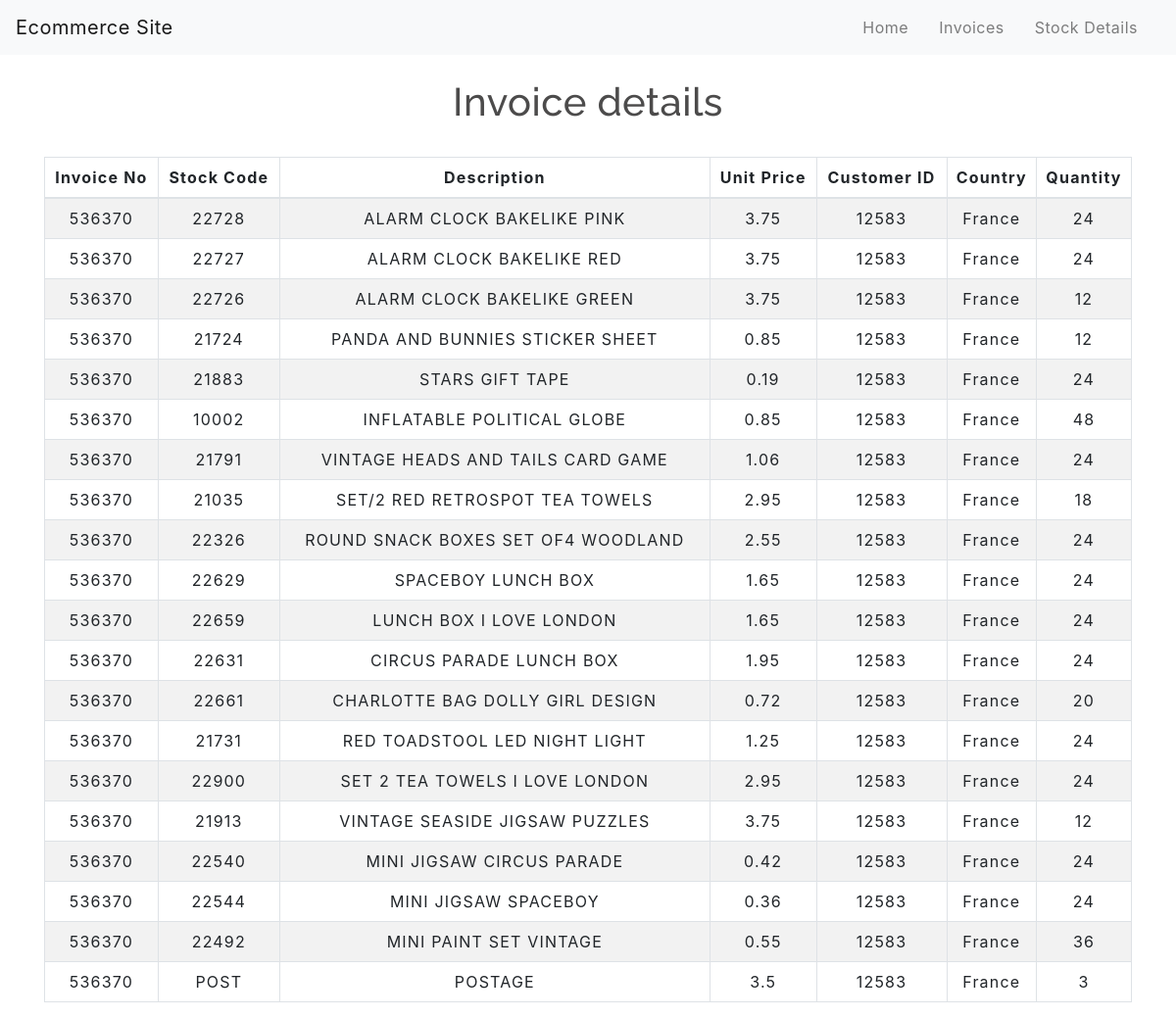
Screenshot of /query6.php?InvoiceNo=536370 with the database file from the repository.
### tables this page shows
CREATE TABLE `Orders` (
  `InvoiceNo` varchar(10) DEFAULT NULL,
  `StockCode` varchar(10) DEFAULT NULL,
  `Quantity` int(5) DEFAULT NULL,
  KEY `InvoiceNo` (`InvoiceNo`),
  KEY `StockCode` (`StockCode`),
  CONSTRAINT `Orders_ibfk_1` FOREIGN KEY (`InvoiceNo`) REFERENCES `Invoice` (`InvoiceNo`)
);

CREATE TABLE `Stock` (
  `StockCode` varchar(10) NOT NULL,
  `Description` varchar(50) DEFAULT NULL,
  `UnitPrice` float DEFAULT NULL,
  PRIMARY KEY (`StockCode`)
);

CREATE TABLE `Invoice` (
  `InvoiceNo` varchar(10) NOT NULL,
  `InvoiceDate` date DEFAULT NULL,
  `CustomerID` int(8) DEFAULT NULL,
  `Country` varchar(25) DEFAULT NULL,
  PRIMARY KEY (`InvoiceNo`)
);

### query6.php (the view, shortened to what this page needs)
<!DOCTYPE html>
<html lang="en">
<head>
    <link rel="stylesheet" href="https://maxcdn.bootstrapcdn.com/bootstrap/4.0.0/css/bootstrap.min.css">
    <link rel="stylesheet" type="text/css" href="css/table.css">
    <link rel="stylesheet" type="text/css" href="css/navbar.css">
</head>
<body>
<?php
    include 'config.php';
    $InvoiceNo = $_GET['InvoiceNo'];
$query = mysqli_query($conn, "SELECT Invoice.CustomerID, Invoice.Country, Orders.InvoiceNo, Orders.StockCode, Stock.Description, Stock.UnitPrice, Orders.Quantity FROM Orders INNER JOIN Invoice ON Orders.InvoiceNo = Invoice.InvoiceNo INNER JOIN Stock ON Orders.StockCode = Stock.StockCode WHERE Invoice.InvoiceNo = '".$InvoiceNo."'")
   or die (mysqli_error($conn));
?>
<?php
  include 'navbar.php';
?>
<div class="container">
        <h2 class="text-center pt-4">Invoice details</h2>
        <br>
            <div class="row">
                <div class="col">
                    <div class="table-responsive-sm">
                    <table class="table table-hover table-sm table-striped table-condensed table-bordered">
                        <thead>
                            <tr>
                            <th scope="col" class="text-center py-2">Invoice No</th>
                            <th scope="col" class="text-center py-2">Stock Code</th>
                            <th scope="col" class="text-center py-2">Description</th>
                            <th scope="col" class="text-center py-2">Unit Price</th>
                            <th scope="col" class="text-center py-2">Customer ID</th>
                            <th scope="col" class="text-center py-2">Country</th>
                            <th scope="col" class="text-center py-2">Quantity</th>
                            </tr>
                        </thead>
                        <tbody>
                <?php
                    while($rows=mysqli_fetch_assoc($query)){
                ?>
                    <tr>
                        <td class="py-2"><?php echo $rows['InvoiceNo'] ?></td>
                        <td class="py-2"><?php echo $rows['StockCode']?></td>
                        <td class="py-2"><?php echo $rows['Description']?></td>
                        <td class="py-2"><?php echo $rows['UnitPrice']?></td>
                        <td class="py-2"><?php echo $rows['CustomerID']?></td>
                        <td class="py-2"><?php echo $rows['Country']?></td>
                        <td class="py-2"><?php echo $rows['Quantity']?></td>
                    </tr>
                <?php
                    }
                ?>
                        </tbody>
                    </table>
                    </div>
                </div>
            </div>
         </div>
</body>
</html>

### css/table.css (style rules this page uses)
* { padding: 10; margin: 0; box-sizing: border-box;] }
h2 { font-size: 40px; }
table { letter-spacing: 1.2px; }
td { text-align: center; }

### css/navbar.css (style rules this page uses)
h2 { color: #4C4B4B; letter-spacing: 0.5px; font-family: raleway; }

### rows the page displays
orders: InvoiceNo "536370", StockCode "22728", stock.Description "ALARM CLOCK BAKELIKE PINK", stock.UnitPrice "3.75", InvoiceNo.CustomerID "12583", InvoiceNo.Country "France", Quantity "24"
orders: InvoiceNo "536370", StockCode "22727", stock.Description "ALARM CLOCK BAKELIKE RED", stock.UnitPrice "3.75", InvoiceNo.CustomerID "12583", InvoiceNo.Country "France", Quantity "24"
orders: InvoiceNo "536370", StockCode "22726", stock.Description "ALARM CLOCK BAKELIKE GREEN", stock.UnitPrice "3.75", InvoiceNo.CustomerID "12583", InvoiceNo.Country "France", Quantity "12"
orders: InvoiceNo "536370", StockCode "21724", stock.Description "PANDA AND BUNNIES STICKER SHEET", stock.UnitPrice "0.85", InvoiceNo.CustomerID "12583", InvoiceNo.Country "France", Quantity "12"
orders: InvoiceNo "536370", StockCode "21883", stock.Description "STARS GIFT TAPE", stock.UnitPrice "0.19", InvoiceNo.CustomerID "12583", InvoiceNo.Country "France", Quantity "24"
orders: InvoiceNo "536370", StockCode "10002", stock.Description "INFLATABLE POLITICAL GLOBE", stock.UnitPrice "0.85", InvoiceNo.CustomerID "12583", InvoiceNo.Country "France", Quantity "48"
orders: InvoiceNo "536370", StockCode "21791", stock.Description "VINTAGE HEADS AND TAILS CARD GAME", stock.UnitPrice "1.06", InvoiceNo.CustomerID "12583", InvoiceNo.Country "France", Quantity "24"
orders: InvoiceNo "536370", StockCode "21035", stock.Description "SET/2 RED RETROSPOT TEA TOWELS", stock.UnitPrice "2.95", InvoiceNo.CustomerID "12583", InvoiceNo.Country "France", Quantity "18"
orders: InvoiceNo "536370", StockCode "22326", stock.Description "ROUND SNACK BOXES SET OF4 WOODLAND", stock.UnitPrice "2.55", InvoiceNo.CustomerID "12583", InvoiceNo.Country "France", Quantity "24"
orders: InvoiceNo "536370", StockCode "22629", stock.Description "SPACEBOY LUNCH BOX", stock.UnitPrice "1.65", InvoiceNo.CustomerID "12583", InvoiceNo.Country "France", Quantity "24"
orders: InvoiceNo "536370", StockCode "22659", stock.Description "LUNCH BOX I LOVE LONDON", stock.UnitPrice "1.65", InvoiceNo.CustomerID "12583", InvoiceNo.Country "France", Quantity "24"
orders: InvoiceNo "536370", StockCode "22631", stock.Description "CIRCUS PARADE LUNCH BOX", stock.UnitPrice "1.95", InvoiceNo.CustomerID "12583", InvoiceNo.Country "France", Quantity "24"
orders: InvoiceNo "536370", StockCode "22661", stock.Description "CHARLOTTE BAG DOLLY GIRL DESIGN", stock.UnitPrice "0.72", InvoiceNo.CustomerID "12583", InvoiceNo.Country "France", Quantity "20"
orders: InvoiceNo "536370", StockCode "21731", stock.Description "RED TOADSTOOL LED NIGHT LIGHT", stock.UnitPrice "1.25", InvoiceNo.CustomerID "12583", InvoiceNo.Country "France", Quantity "24"
orders: InvoiceNo "536370", StockCode "22900", stock.Description "SET 2 TEA TOWELS I LOVE LONDON", stock.UnitPrice "2.95", InvoiceNo.CustomerID "12583", InvoiceNo.Country "France", Quantity "24"
orders: InvoiceNo "536370", StockCode "21913", stock.Description "VINTAGE SEASIDE JIGSAW PUZZLES", stock.UnitPrice "3.75", InvoiceNo.CustomerID "12583", InvoiceNo.Country "France", Quantity "12"
orders: InvoiceNo "536370", StockCode "22540", stock.Description "MINI JIGSAW CIRCUS PARADE", stock.UnitPrice "0.42", InvoiceNo.CustomerID "12583", InvoiceNo.Country "France", Quantity "24"
orders: InvoiceNo "536370", StockCode "22544", stock.Description "MINI JIGSAW SPACEBOY", stock.UnitPrice "0.36", InvoiceNo.CustomerID "12583", InvoiceNo.Country "France", Quantity "24"
orders: InvoiceNo "536370", StockCode "22492", stock.Description "MINI PAINT SET VINTAGE", stock.UnitPrice "0.55", InvoiceNo.CustomerID "12583", InvoiceNo.Country "France", Quantity "36"
orders: InvoiceNo "536370", StockCode "POST", stock.Description "POSTAGE", stock.UnitPrice "3.5", InvoiceNo.CustomerID "12583", InvoiceNo.Country "France", Quantity "3"
